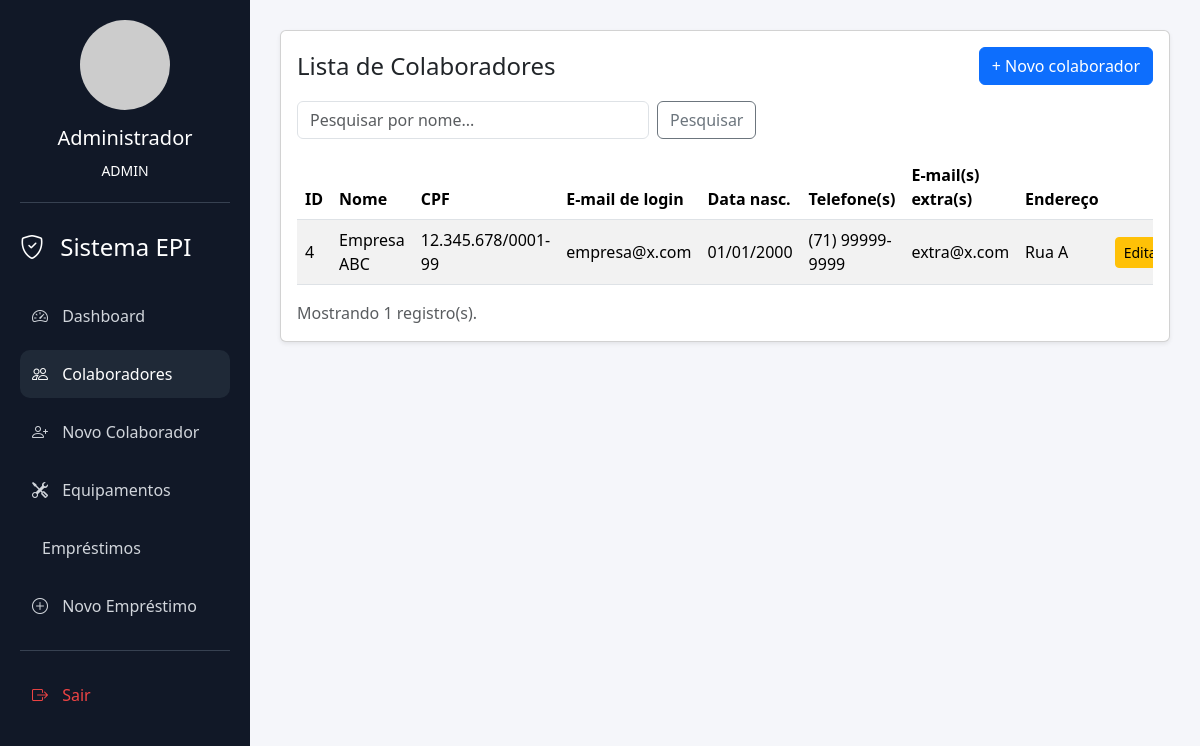
Screenshot of /funcionarios (signed in) with the database file from the repository.
### app/models.py (models this page shows)
class Usuario(db.Model):
    __tablename__ = 'usuario'
    id_usuario = db.Column(db.Integer, primary_key=True)
    nome = db.Column(db.String(100), nullable=False)
    email = db.Column(db.String(120), nullable=False, unique=True)
    senha = db.Column(db.String(255), nullable=False)
    tipo = db.Column(db.String(30), nullable=False, default='FUNCIONARIO')
    funcionario = db.relationship(
        'Funcionario',
        back_populates='usuario',
        cascade='all, delete-orphan',
        uselist=False,
    )
    emprestimos = db.relationship('Emprestimo', back_populates='usuario', cascade='all, delete-orphan')

class Funcionario(db.Model):
    __tablename__ = 'funcionario'
    id_usuario = db.Column(
        db.Integer,
        db.ForeignKey('usuario.id_usuario', ondelete='CASCADE'),
        primary_key=True,
    )
    cpf = db.Column(db.String(14), nullable=False, unique=True)
    data_nascimento = db.Column(db.Date, nullable=False)
    endereco = db.Column(db.String(150), nullable=False)
    usuario = db.relationship('Usuario', back_populates='funcionario')
    telefones = db.relationship('Telefone', back_populates='funcionario', cascade='all, delete-orphan')
    emails = db.relationship('EmailFuncionario', back_populates='funcionario', cascade='all, delete-orphan')

### app/routes.py (the view)
@app.route('/colaboradores')
@app.route('/funcionarios')
@login_required
def listar_funcionarios():
    pesquisa = request.args.get('q', '').strip()
    consulta = Funcionario.query.join(Usuario)
    if pesquisa:
        consulta = consulta.filter(Usuario.nome.ilike(f'%{pesquisa}%'))
    funcionarios = consulta.order_by(Usuario.nome.asc()).all()
    return render_template('manage_emp.html', funcionarios=funcionarios, pesquisa=pesquisa)

### app/routes.py (called while the page is built, shortened)
def login_required(f):
    @wraps(f)
    def decorated_function(*args, **kwargs):
        if 'usuario_id' not in session:
            flash('Por favor, faça login para acessar esta página.', 'warning')
            return redirect(url_for('login'))
        return f(*args, **kwargs)
    return decorated_function

@app.before_request
def criar_banco():
    db.create_all()
    admin = Usuario.query.filter_by(email='admin@exemplo.com').first()

### app/templates/manage_emp.html (shortened to what this page needs)
{% extends 'base.html' %}
{% block content %}
<div class="card shadow-sm">
    <div class="card-body">
        <div class="d-flex flex-wrap justify-content-between align-items-center gap-2 mb-3">
            <h1 class="h4 mb-0">Lista de Colaboradores</h1>
            <a class="btn btn-primary" href="{{ url_for('criar_funcionario') }}">+ Novo colaborador</a>
        </div>
        <form method="get" class="row g-2 mb-3">
            <div class="col-md-5">
                <input class="form-control" type="search" name="q" value="{{ pesquisa }}" placeholder="Pesquisar por nome...">
            </div>
            <div class="col-auto">
                <button class="btn btn-outline-secondary" type="submit">Pesquisar</button>
            </div>
        </form>
        <div class="table-responsive">
            <table class="table table-striped table-hover align-middle">
                <thead>
                <tr>
                    <th>ID</th>
                    <th>Nome</th>
                    <th>CPF</th>
                    <th>E-mail de login</th>
                    <th>Data nasc.</th>
                    <th>Telefone(s)</th>
                    <th>E-mail(s) extra(s)</th>
                    <th>Endereço</th>
                    <th class="text-end">Ações</th>
                </tr>
                </thead>
                <tbody>
                {% for f in funcionarios %}
                <tr>
                    <td>{{ f.id_usuario }}</td>
                    <td>{{ f.usuario.nome }}</td>
                    <td>{{ f.cpf }}</td>
                    <td>{{ f.usuario.email }}</td>
                    <td>{{ f.data_nascimento.strftime('%d/%m/%Y') }}</td>
                    <td>{{ f.telefones | map(attribute='numero') | join(', ') }}</td>
                    <td>{{ f.emails | map(attribute='email') | join(', ') }}</td>
                    <td>{{ f.endereco }}</td>
                    <td class="text-end text-nowrap">
                        <a class="btn btn-sm btn-warning" href="{{ url_for('editar_funcionario', id_usuario=f.id_usuario) }}">Editar</a>
                    </td>
                </tr>
                {% else %}
                <tr>
                    <td colspan="9" class="text-center text-muted py-4">Nenhum colaborador encontrado.</td>
                </tr>
                {% endfor %}
                </tbody>
            </table>
        </div>
        <p class="text-muted mb-0">Mostrando {{ funcionarios|length }} registro(s).</p>
    </div>
</div>
{% endblock %}

### app/templates/base.html (shortened to what this page needs)
<!doctype html>
<html lang="pt-br">
<head>
    <link href="https://cdn.jsdelivr.net/npm/bootstrap@5.3.3/dist/css/bootstrap.min.css" rel="stylesheet">
    <link rel="stylesheet" href="https://cdn.jsdelivr.net/npm/bootstrap-icons@1.11.3/font/bootstrap-icons.min.css">
</head>
<body>
<div class="sidebar">
    <div class="user-box">
        <img src="https://i.pravatar.cc/150?img=12">
        <h5 class="mt-3">{{ session.get('usuario_nome', 'Visitante') }}</h5>
        <small>{{ session.get('usuario_tipo', 'Não logado') }}</small>
    </div>
    <h3><i class="bi bi-shield-check"></i> Sistema EPI</h3>
    {% if session.usuario_id %}
        <a href="{{ url_for('dashboard') }}" class="{% if request.endpoint == 'dashboard' %}active{% endif %}">
            <i class="bi bi-speedometer2"></i> Dashboard
        </a>
        <a href="{{ url_for('listar_funcionarios') }}" class="{% if request.endpoint == 'listar_funcionarios' %}active{% endif %}">
            <i class="bi bi-people"></i> Colaboradores
        </a>
        <a href="{{ url_for('criar_funcionario') }}" class="{% if request.endpoint == 'criar_funcionario' %}active{% endif %}">
            <i class="bi bi-person-plus"></i> Novo Colaborador
        </a>
        <a href="{{ url_for('listar_equipamentos') }}" class="{% if request.endpoint in ['listar_equipamentos', 'criar_equipamento', 'editar_equipamento'] %}active{% endif %}">
            <i class="bi bi-tools"></i> Equipamentos
        </a>
        <a href="{{ url_for('listar_emprestimos') }}" class="{% if request.endpoint in ['listar_emprestimos', 'criar_emprestimo', 'ver_emprestimo', 'editar_emprestimo'] %}active{% endif %}">
             Empréstimos
        </a>
        <a href="{{ url_for('criar_emprestimo') }}">
            <i class="bi bi-plus-circle"></i> Novo Empréstimo
        </a>
        <div class="logout-btn">
            <a href="{{ url_for('logout') }}">
                <i class="bi bi-box-arrow-right"></i> Sair
            </a>
        </div>
    {% else %}
        <a href="{{ url_for('login') }}">
            <i class="bi bi-box-arrow-in-right"></i> Login
        </a>
    {% endif %}
</div>
<div class="content">
{% block content %}{% endblock %}
</div>
</body>
</html>

### app/templates/base.html (style rules this page uses)
body { background:#f5f6fa; overflow-x:hidden; }
.sidebar { width:250px; height:100vh; background:#111827; position:fixed; left:0; top:0; padding:20px; color:white; overflow-y: auto; }
.sidebar h3 { margin-bottom:30px; font-size: 1.5rem; }
.sidebar a { display:block; color:#d1d5db; text-decoration:none; padding:12px; border-radius:10px; margin-bottom:10px; transition:0.2s; }
.sidebar a.active { background:#1f2937; color:white; }
.sidebar i { margin-right: 10px; width: 20px; }
.content { margin-left:250px; padding:30px; }
.user-box { text-align:center; margin-bottom:30px; padding-bottom: 20px; border-bottom: 1px solid #374151; }
.user-box img { width:90px; height:90px; border-radius:50%; object-fit:cover; }
.logout-btn { margin-top: 20px; border-top: 1px solid #374151; padding-top: 20px; }
.logout-btn a { color: #ef4444 !important; }

### rows the page displays
Usuario: get "Administrador", get "ADMIN"
Funcionario: id_usuario "4", usuario.nome "Empresa ABC", cpf "12.345.678/0001-99", usuario.email "empresa@x.com", data_nascimento "01/01/2000", telefones|map "(71) 99999-9999", emails|map "extra@x.com", endereco "Rua A"

### other values shown
{{ funcionarios|length }} "1"
